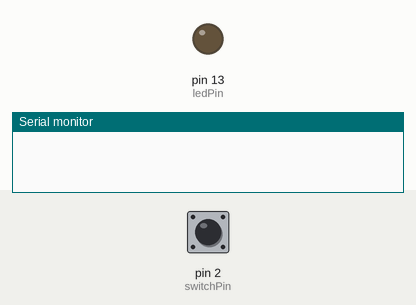
A sketch run on a simulated Arduino Uno, built with avr-gcc and run on an emulated ATmega328P. On the bench: output pins drawn as LEDs (lit = HIGH), the last lines printed to the serial monitor. Inputs (shaded band) come from the test bench; at power-on: pin 2 (switchPin) LOW.

Above: at 1.5 s.
1.6 s: pin 2 (switchPin) pulled HIGH for 0.4 s
At 1.92 s:
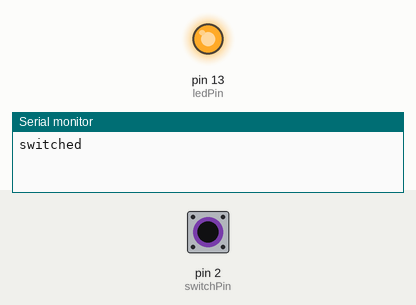
3.6 s: pin 2 (switchPin) pulled HIGH for 3.2 s
At 7.4 s:
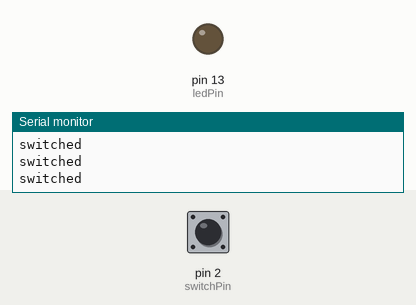
Timing chart, 0 to 8.9 s (numbered marks = the images above; inputs shaded):
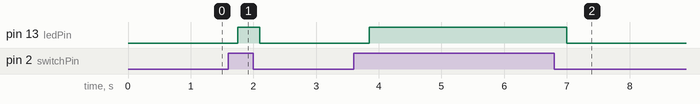

Measured:
- after the input at 1.6 s, pin 13 (ledPin): LOW → HIGH after 0.15 s, → LOW 0.35 s later
- after the input at 3.6 s, pin 13 (ledPin): LOW → HIGH after 0.25 s, → LOW 3.2 s later

The sketch:

rocker-switch-module_.ino
```cpp
#define switchPin 2

int ledPin = 13;

void setup() {
  Serial.begin(9600);
  pinMode(ledPin, OUTPUT);
  pinMode(switchPin, INPUT);
}

void loop() {
  int touchValue = digitalRead(switchPin);
  if (touchValue == HIGH) {
    Serial.println("switched");
    digitalWrite(ledPin, HIGH);
  } else {
    digitalWrite(ledPin, LOW);
  }
  delay(350);
}
```
